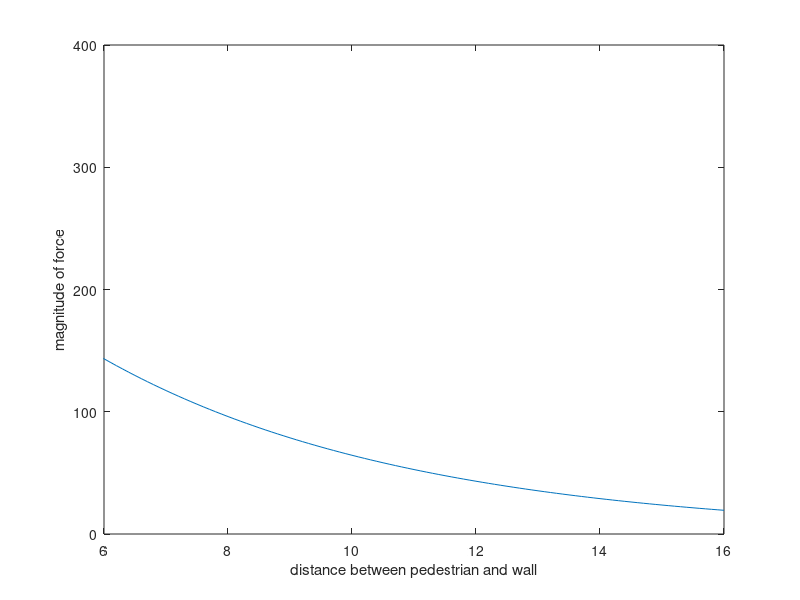

Recreate this plot in MATLAB.
% Visualization of exponential character of the wall force for the project report

clear all
clc

weight_fsoc = 0.1;
A_anisotrop = 1000;
r = 7.8
B_anisotrop = 5;
n = 1;

d = [0 : 0.1 : 16];

for i = 1 : length(d)
     f(i) = weight_fsoc * (A_anisotrop * exp((r - d(i)) / B_anisotrop) * n); % Betrag der Kraft
end

plot(d, f)
axis([6 d(end) 0 400])
xlabel('distance between pedestrian and wall')
ylabel('magnitude of force')